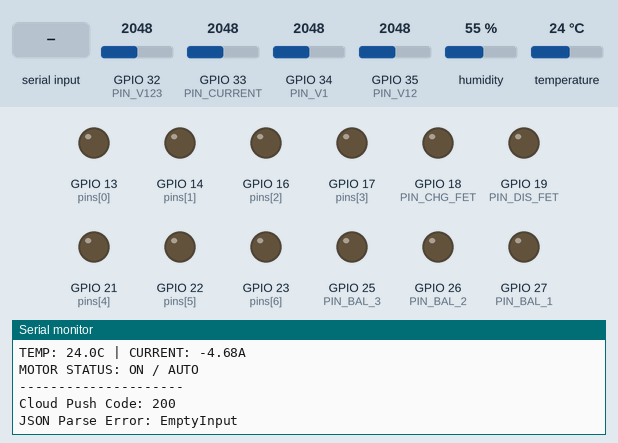
This sketch was run on a simulated ESP32. Parts: output pins drawn as LEDs (lit = HIGH), the last lines printed to the serial monitor. The test bench sets the inputs (shaded band); at power-on: GPIO 32 (PIN_V123) = 2048, GPIO 33 (PIN_CURRENT) = 2048, GPIO 34 (PIN_V1) = 2048, GPIO 35 (PIN_V12) = 2048, humidity 55 %, temperature 24 °C. WiFi joins after 1.5 s; servers stay silent unless stated; uploads are accepted with an empty reply.

Above: at 3.7 s.
3.8 s: "MOTOR_ON\n" received over Serial
At 4.4 s:
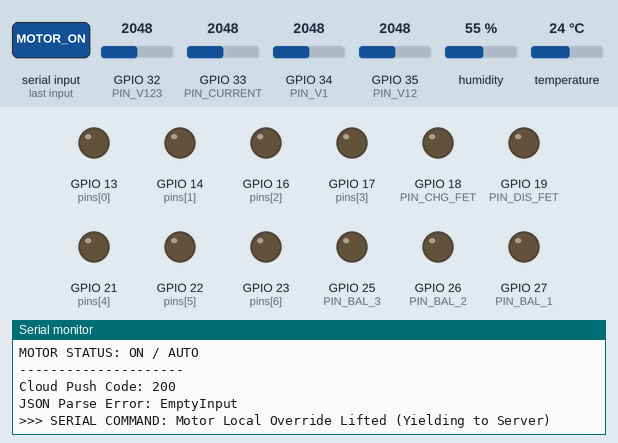
5.3 s: "MOTOR_OFF\n" received over Serial
At 5.8 s:
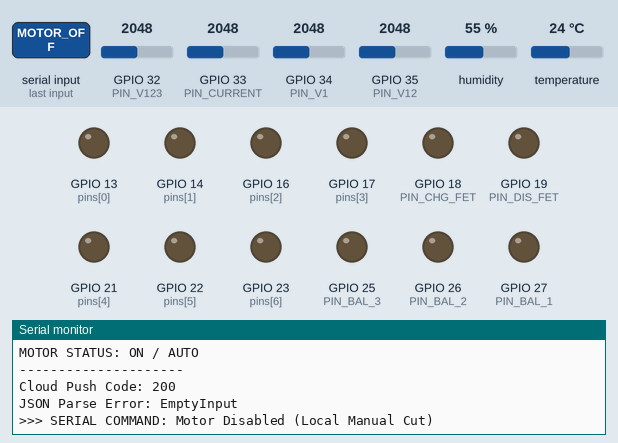

Measured:
- after the input at 3.8 s, the serial monitor: prints a new line at once (image 1)
- after the input at 5.3 s, the serial monitor: prints a new line at once (image 2)

The sketch:

BMS.ino
```cpp
#include <WiFi.h>
#include <HTTPClient.h>
#include <WiFiClientSecure.h>
#include <DHT.h>
#include <ArduinoJson.h>

// --- NETWORK ---
const char* ssid = "Gaurav";
const char* password = "123456789";
const char* target_ip = "https://sentinel-bms.onrender.com/api/esp32_push";

// --- PINS ---
#define PIN_V1      34
#define PIN_V12     35
#define PIN_V123    32
#define PIN_CURRENT 33
#define PIN_DHT     4
#define PIN_BAL_1   27
#define PIN_BAL_2   26
#define PIN_BAL_3   25
#define PIN_CHG_FET 18
#define PIN_DIS_FET 19 // Used as Motor Control Switch

#define DHTTYPE DHT22

// --- CALIBRATION ---
const float CAL1 = 5.90;
const float CAL2 = 5.43;
const float CAL3 = 5.23;

// ACS712 CALIBRATION (const removed so it can be updated during auto-calibration)
float ACS_ZERO_VOLTAGE = 2.4;
const float ACS_SENSITIVITY = 0.16; // 0.25 Volts per Ampere

// --- BMS SETTINGS ---
const float MAX_CELL_V = 4.25;
const float MIN_CELL_V = 3.00;
const float BAL_THRESHOLD = 4.10;
const float CHARGE_DETECT_AMPS = -0.15;
const float MAX_DISCHARGE_AMPS = 15.0;

DHT dht(PIN_DHT, DHTTYPE);

// --- STATE VARIABLES ---
unsigned long lastNetworkUpdate = 0;
unsigned long lastHardwareCheck = 0;
unsigned long lastCalibrationTime = 0; // Added for current sensor calibration
bool motor_manual_off = false;    // Local Serial override
bool server_motor_enabled = true; // Server command state

// Averaging variables
float sum_c1 = 0, sum_c2 = 0, sum_c3 = 0, sum_amps = 0, sum_temp = 0;
int read_count = 0;

void setup() {
  Serial.begin(115200);
  delay(1000);
  Serial.println("Sentinel-BMS: Ready");
  Serial.println("Commands: Type 'MOTOR_ON' or 'MOTOR_OFF' in Serial Monitor");

  dht.begin();
  analogSetAttenuation(ADC_11db);

  pinMode(PIN_CHG_FET, OUTPUT);
  pinMode(PIN_DIS_FET, OUTPUT);
  pinMode(PIN_BAL_1, OUTPUT);
  pinMode(PIN_BAL_2, OUTPUT);
  pinMode(PIN_BAL_3, OUTPUT);

  secureUnusedPins();
  connectWiFi();
}

void loop() {
  // 1. SERIAL COMMAND LISTENER (Local Override)
  if (Serial.available() > 0) {
    String cmd = Serial.readStringUntil('\n');
    cmd.trim();
    if (cmd == "MOTOR_ON") {
      motor_manual_off = false;
      Serial.println(">>> SERIAL COMMAND: Motor Local Override Lifted (Yielding to Server)");
    } else if (cmd == "MOTOR_OFF") {
      motor_manual_off = true;
      Serial.println(">>> SERIAL COMMAND: Motor Disabled (Local Manual Cut)");
    }
  }

  // 2. AUTO-RECONNECT LOGIC
  if (WiFi.status() != WL_CONNECTED) {
    WiFi.reconnect();
  }

  // 3. HARDWARE PROTECTION LOOP (100ms)
  if (millis() - lastHardwareCheck >= 100) {
    lastHardwareCheck = millis();

    // Analog Conversions
    float v1_raw = (analogRead(PIN_V1) / 4095.0) * 3.3 * CAL1;
    float v12_raw = (analogRead(PIN_V12) / 4095.0) * 3.3 * CAL2;
    float v123_raw = (analogRead(PIN_V123) / 4095.0) * 3.3 * CAL3;

    float cell1 = v1_raw;
    float cell2 = v12_raw - v1_raw;
    float cell3 = v123_raw - v12_raw;

    // --- ACS712 CURRENT READING LOGIC ---
    long rawADCValue = 0;
    int numSamples = 10;

    for (int i = 0; i < numSamples; i++) {
      rawADCValue += analogRead(PIN_CURRENT);
      delayMicroseconds(500);
    }

    float averageADC = rawADCValue / (float)numSamples;
    float signalVoltage = (averageADC / 4095.0) * 3.3;
    float current = (signalVoltage - ACS_ZERO_VOLTAGE) / ACS_SENSITIVITY;

    // DEBUG FILTER
    if (current > -0.100 && current < 0.100) {
      current = 0.0;
    }
    // ------------------------------------------

    float temp = dht.readTemperature();
    if (isnan(temp)) temp = 25.0;

    sum_c1 += cell1; sum_c2 += cell2; sum_c3 += cell3;
    sum_amps += current; sum_temp += temp;
    read_count++;

    // --- SAFETY LOGIC ---
    bool ov_fault = (cell1 > MAX_CELL_V || cell2 > MAX_CELL_V || cell3 > MAX_CELL_V);
    bool uv_fault = (cell1 < MIN_CELL_V || cell2 < MIN_CELL_V || cell3 < MIN_CELL_V);
    bool oc_fault = (current > MAX_DISCHARGE_AMPS);

    // CHG FET logic - FORCED ALWAYS OFF
    digitalWrite(PIN_CHG_FET, LOW);

    // DIS/MOTOR FET logic with Manual AND Server Override
    bool motor_is_off = (uv_fault || oc_fault || motor_manual_off || !server_motor_enabled);
    if (motor_is_off) {
      digitalWrite(PIN_DIS_FET, LOW);

      // AUTO-CALIBRATE CURRENT SENSOR WHEN MOTOR IS OFF (Every 2 seconds)
      if (millis() - lastCalibrationTime >= 2000) {
        lastCalibrationTime = millis();
        ACS_ZERO_VOLTAGE = signalVoltage; // Re-zero the sensor
      }
    } else {
      digitalWrite(PIN_DIS_FET, HIGH);
    }

    // Balancing
    bool is_charging = (current < CHARGE_DETECT_AMPS);
    float max_v = max(cell1, max(cell2, cell3));
    if (is_charging && !ov_fault) {
      digitalWrite(PIN_BAL_1, (cell1 > BAL_THRESHOLD && cell1 >= max_v - 0.01));
      digitalWrite(PIN_BAL_2, (cell2 > BAL_THRESHOLD && cell2 >= max_v - 0.01));
      digitalWrite(PIN_BAL_3, (cell3 > BAL_THRESHOLD && cell3 >= max_v - 0.01));
    } else {
      digitalWrite(PIN_BAL_1, LOW); digitalWrite(PIN_BAL_2, LOW); digitalWrite(PIN_BAL_3, LOW);
    }
  }

  // 4. NETWORK & SERIAL LOGGING (2000ms)
  if (millis() - lastNetworkUpdate >= 2000) {
    lastNetworkUpdate = millis();
    if (read_count > 0) {
      float ac1 = sum_c1 / read_count;
      float ac2 = sum_c2 / read_count;
      float ac3 = sum_c3 / read_count;
      float aa = sum_amps / read_count;
      float at = sum_temp / read_count;

      Serial.println("\n--- BMS TELEMETRY ---");
      Serial.printf("CELLS: %.3fV | %.3fV | %.3fV\n", ac1, ac2, ac3);
      Serial.printf("TEMP: %.1fC | CURRENT: %.2fA\n", at, aa);

      // Detailed motor status for debugging
      Serial.print("MOTOR STATUS: ");
      if (motor_manual_off) {
        Serial.println("OFF (LOCAL SERIAL CUT)");
      } else if (!server_motor_enabled) {
        Serial.println("OFF (SERVER COMMAND)");
      } else {
        Serial.println("ON / AUTO");
      }
      Serial.println("---------------------");

      // Pass "false" for charging as it is permanently off
      sendData(ac1, ac2, ac3, aa, at, false);

      sum_c1 = 0; sum_c2 = 0; sum_c3 = 0; sum_amps = 0; sum_temp = 0;
      read_count = 0;
    }
  }
}

void sendData(float c1, float c2, float c3, float amps, float temp, bool charging) {
  if (WiFi.status() == WL_CONNECTED) {
    WiFiClientSecure *client = new WiFiClientSecure;
    if (client) {
      client->setInsecure();
      HTTPClient http;
      http.begin(*client, target_ip);
      http.addHeader("Content-Type", "application/json");
      String json = "{\"cell1\":" + String(c1, 3) + ",\"cell2\":" + String(c2, 3) + ",\"cell3\":" + String(c3, 3) +
                    ",\"current\":" + String(amps, 3) + ",\"temp\":" + String(temp, 1) + ",\"charging\":" + (charging ? "true" : "false") + "}";

      int code = http.POST(json);
      Serial.print("Cloud Push Code: "); Serial.println(code);

      // --- PARSE SERVER RESPONSE ---
      if (code == 200) {
        String response = http.getString();

        // Use ArduinoJson to safely parse the incoming JSON
        StaticJsonDocument<256> doc;
        DeserializationError error = deserializeJson(doc, response);

        if (!error) {
          if (doc.containsKey("discharge_enabled")) {
            server_motor_enabled = doc["discharge_enabled"];
          }
        } else {
          Serial.print("JSON Parse Error: ");
          Serial.println(error.c_str());
        }
      }

      http.end();
      delete client;
    }
  }
}

void connectWiFi() {
  WiFi.begin(ssid, password);
  Serial.print("Connecting WiFi");
  while (WiFi.status() != WL_CONNECTED) {
    delay(500); Serial.print(".");
  }
  Serial.println("\nConnected!");
}

void secureUnusedPins() {
  int pins[] = {13, 14, 16, 17, 21, 22, 23};
  for (int i = 0; i < 7; i++) {
    pinMode(pins[i], OUTPUT); digitalWrite(pins[i], LOW);
  }
}
```
